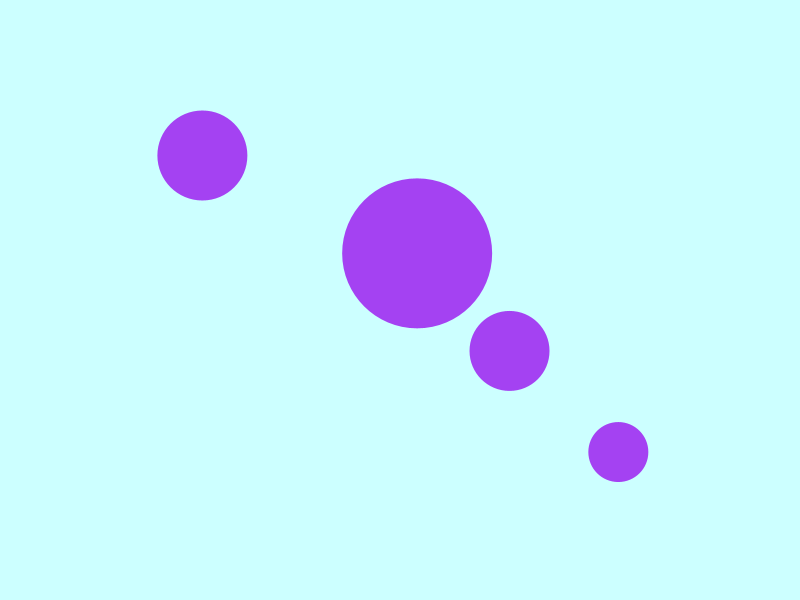
Frame 1 (no input)
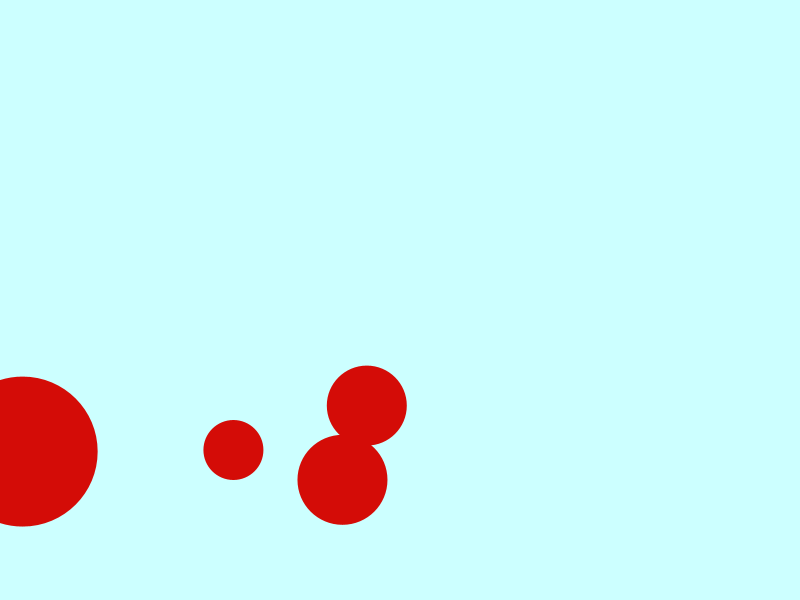
Frame 60 (the mouse pressed at the canvas centre just before this capture)
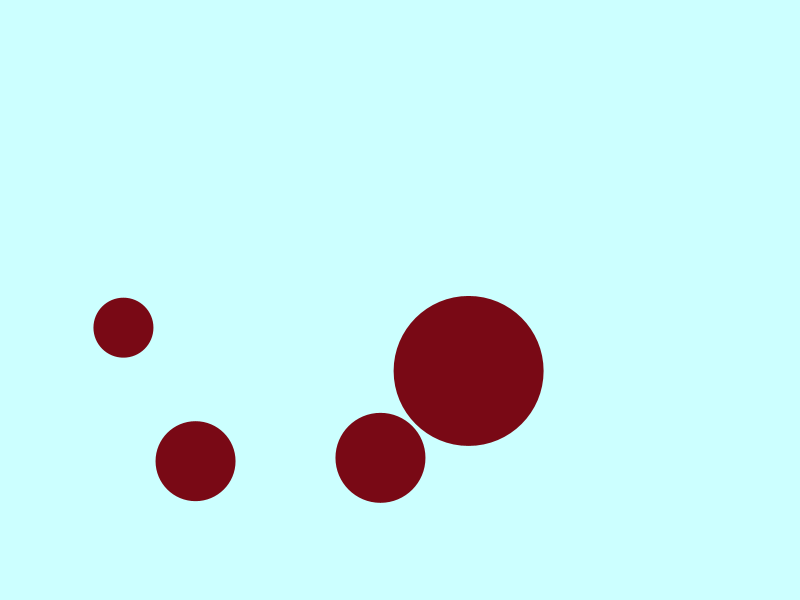
Frame 120 (the mouse held since frame 60 and released just before this capture)

The Processing sketch that drew these frames (run headless with seeded random() and noise(); from frame 60 on, the mouse is pressed at the canvas centre):

// Processing sketch: processing_32955
// ── processing_32955.pde

float[] ballsize = new float[4]; 
float[] xpos = new float[4];
float[] ypos = new float[4];

float [] xspeed = new float [4];  ///speed shapex///
float [] yspeed = new float [4];  ///speed shapey///


float r = random(255); ///colour///
float g = random(255);
float b = random(255);

void setup() 
{
  size(800, 600);
  noStroke();
  frameRate(30); ///refreshrate///
  smooth();

  xpos[0] = 200;  ///posX index///
  xpos[1] = 400;
  xpos[2] = 500;
  xpos[3] = 600;

  ypos[0] = 150;  ///postY index///
  ypos[1] = 250;
  ypos[2] = 350;
  ypos[3] = 450;

  ballsize[0] = 90;  ///ballsize index///
  ballsize[1] = 150;
  ballsize[2] = 80;
  ballsize[3] = 60;

  xspeed[0] = random(10);
  xspeed[1] = random(20);
  xspeed[2] = random(30);
  xspeed[3] = random(40);

  for (int i=0; i<4; i++) {
    yspeed[i] = random(10);
  }
}

void draw() 
{
  background(204, 255, 255);

  ///speed refresh///
  for (int i=0; i<4; i++) {
    xpos[i] = xpos[i] + xspeed[i];
    ypos[i] = ypos[i] + yspeed[i];
    
     if (xpos[i] > (width-ballsize[0]) || xpos[i] < 0) {
     xspeed[i] *= -1;
     r = random(255);  ///colourX///
     g = random(255);
     b = random(255);
    }
    if (ypos[i] > (height-ballsize[0]) || ypos[i] < 0) {
     yspeed[i] *= -1;
     r = random(255);  ///colourY///
     g = random(255);
     b = random(255);
    }
      ///mouserepel///
    if (dist(mouseX, mouseY, xpos[i], ypos[i]) < 50) {
    xspeed[i] *= -1;
    yspeed[i] *= -1;
  }
    
  }

  ///ellipse///
  fill(r, g, b);
  for (int i=0; i<4; i++) {
    ellipse(xpos[i], ypos[i], ballsize[i], ballsize[i]);
  }
}
